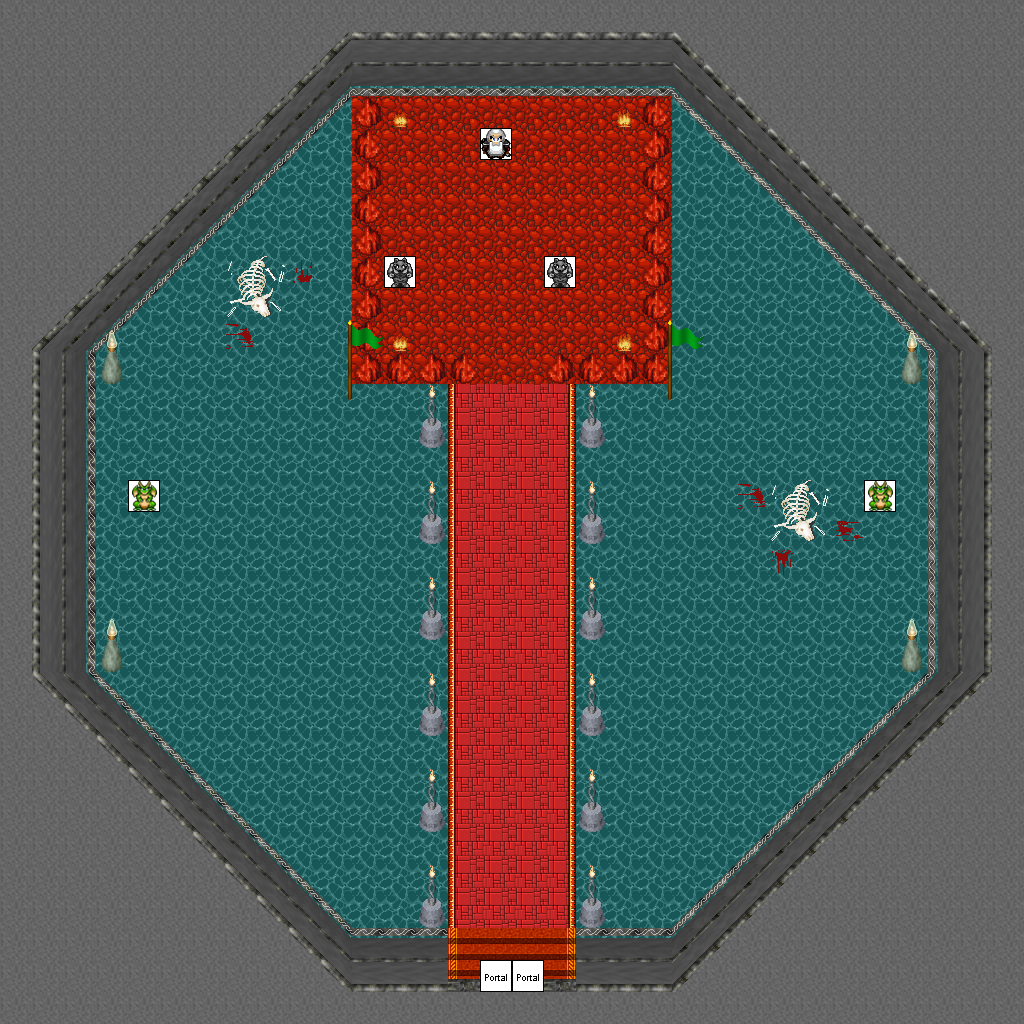

Tiled map render using the project's own tile images. Description and the map definition, with tile-layer contents summarised, below:
An orthogonal 32x32 tile map with 32x32 px tiles, 5 tile layers (0_floor, 1_terrain, 2_object, 3_roof, ...), 2 hidden layers not drawn, 19 tilesets.

<map version="1.0" orientation="orthogonal" renderorder="right-down" width="32" height="32" tilewidth="32" tileheight="32" nextobjectid="1">
 <tileset firstgid="1" name="logic/collision" tilewidth="32" tileheight="32" tilecount="1" columns="1">
  <image source="../../tileset/logic/collision.png" width="32" height="32" />
 </tileset>
 <tileset firstgid="2" name="logic/creature/dwarf" tilewidth="32" tileheight="32" tilecount="8" columns="8">
  <image source="../../tileset/logic/creature/dwarf.png" width="256" height="32" />
 </tileset>
 <tileset firstgid="10" name="logic/creature/huge_animal" tilewidth="32" tileheight="32" tilecount="14" columns="14">
  <image source="../../tileset/logic/creature/huge_animal.png" width="451" height="32" />
 </tileset>
 <tileset firstgid="24" name="logic/creature/giant_human" tilewidth="32" tileheight="32" tilecount="13" columns="13">
  <image source="../../tileset/logic/creature/giant_human.png" width="416" height="32" />
 </tileset>
 <tileset firstgid="37" name="logic/portal" tilewidth="32" tileheight="32" tilecount="16" columns="8">
  <image source="../../tileset/logic/portal.png" width="256" height="64" />
 </tileset>
 <tileset firstgid="53" name="ground/indoor/floor_tiles2" tilewidth="32" tileheight="32" tilecount="6" columns="3">
  <image source="../../tileset/ground/indoor/floor_tiles2.png" width="96" height="64" />
 </tileset>
 <tileset firstgid="59" name="ground/rock/rock_red" tilewidth="32" tileheight="32" tilecount="10" columns="2">
  <image source="../../tileset/ground/rock/rock_red.png" width="64" height="160" />
 </tileset>
 <tileset firstgid="69" name="ground/red_paving" tilewidth="32" tileheight="32" tilecount="24" columns="3">
  <image source="../../tileset/ground/red_paving.png" width="96" height="256" />
 </tileset>
 <tileset firstgid="93" name="terrain/ground/stone" tilewidth="32" tileheight="32" tilecount="4" columns="4">
  <image source="../../tileset/terrain/ground/stone.png" width="128" height="32" />
 </tileset>
 <tileset firstgid="97" name="item/corpse/huge_animal" tilewidth="32" tileheight="32" tilecount="16" columns="2">
  <image source="../../tileset/item/corpse/huge_animal.png" width="64" height="256" />
 </tileset>
 <tileset firstgid="113" name="item/blood/nsew_stains" tilewidth="32" tileheight="32" tilecount="4" columns="2">
  <image source="../../tileset/item/blood/nsew_stains.png" width="64" height="64" />
 </tileset>
 <tileset firstgid="117" name="item/flagpole" tilewidth="32" tileheight="32" tilecount="3" columns="1">
  <image source="../../tileset/item/flagpole.png" width="32" height="96" />
 </tileset>
 <tileset firstgid="120" name="items/banners/flag" tilewidth="32" tileheight="32" tilecount="12" columns="3">
  <image source="../../tileset/item/banners/flag.png" width="96" height="128" />
 </tileset>
 <tileset firstgid="132" name="furniture/light/dark_torch" tilewidth="32" tileheight="32" tilecount="8" columns="2">
  <image source="../../tileset/furniture/light/dark_torch.png" width="64" height="128" />
 </tileset>
 <tileset firstgid="140" name="building/stairs/stairs_orange" tilewidth="32" tileheight="32" tilecount="12" columns="3">
  <image source="../../tileset/building/stairs/stairs_orange.png" width="96" height="128" />
 </tileset>
 <tileset firstgid="152" name="building/wall/int_grey" tilewidth="32" tileheight="32" tilecount="121" columns="11">
  <image source="../../tileset/building/wall/int_grey.png" width="352" height="352" />
 </tileset>
 <tileset firstgid="273" name="building/entrance/grey" tilewidth="32" tileheight="32" tilecount="25" columns="5">
  <image source="../../tileset/building/entrance/grey.png" width="160" height="160" />
 </tileset>
 <tileset firstgid="298" name="logic/portal" tilewidth="32" tileheight="32" tilecount="16" columns="8">
  <image source="../../tileset/logic/portal.png" width="256" height="64" />
 </tileset>
 <tileset firstgid="314" name="pol/oswietlenie/plomyk" tilewidth="32" tileheight="32" tilecount="4" columns="4">
  <image source="../../tileset/pol/oswietlenie/plomyk.png" width="128" height="32" />
 </tileset>
 <layer name="0_floor" width="32" height="32">
  <data>[1024 cells, 1024 non-empty, 15 distinct tile ids]</data>
 </layer>
 <layer name="1_terrain" width="32" height="32">
  <data>[1024 cells, 139 non-empty, 31 distinct tile ids]</data>
 </layer>
 <layer name="2_object" width="32" height="32">
  <data>[1024 cells, 34 non-empty, 6 distinct tile ids]</data>
 </layer>
 <layer name="3_roof" width="32" height="32">
  <data>[1024 cells, 24 non-empty, 6 distinct tile ids]</data>
 </layer>
 <layer name="objects" width="32" height="32">
  <data>[1024 cells, 7 non-empty, 4 distinct tile ids]</data>
 </layer>
 <layer name="collision" width="32" height="32" visible="0" opacity="0.25">
  <data>[1024 cells, 542 non-empty, 1 distinct tile ids]</data>
 </layer>
 <layer name="protection" width="32" height="32" visible="0">
  <data>[1024 cells, 0 non-empty, 0 distinct tile ids]</data>
 </layer>
</map>
